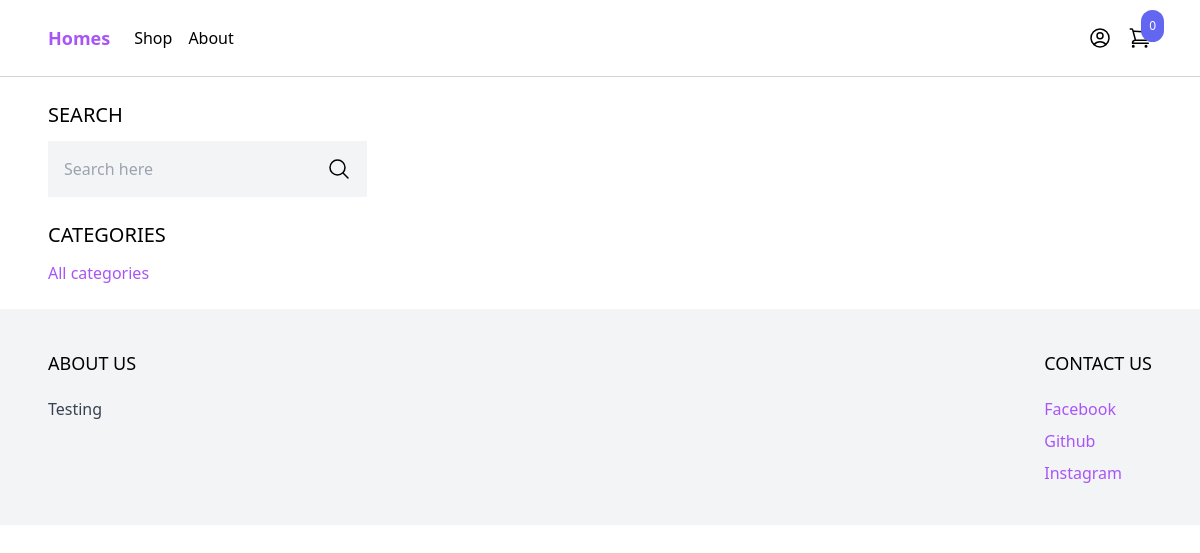
The page /shop/ on the database as committed earlier.
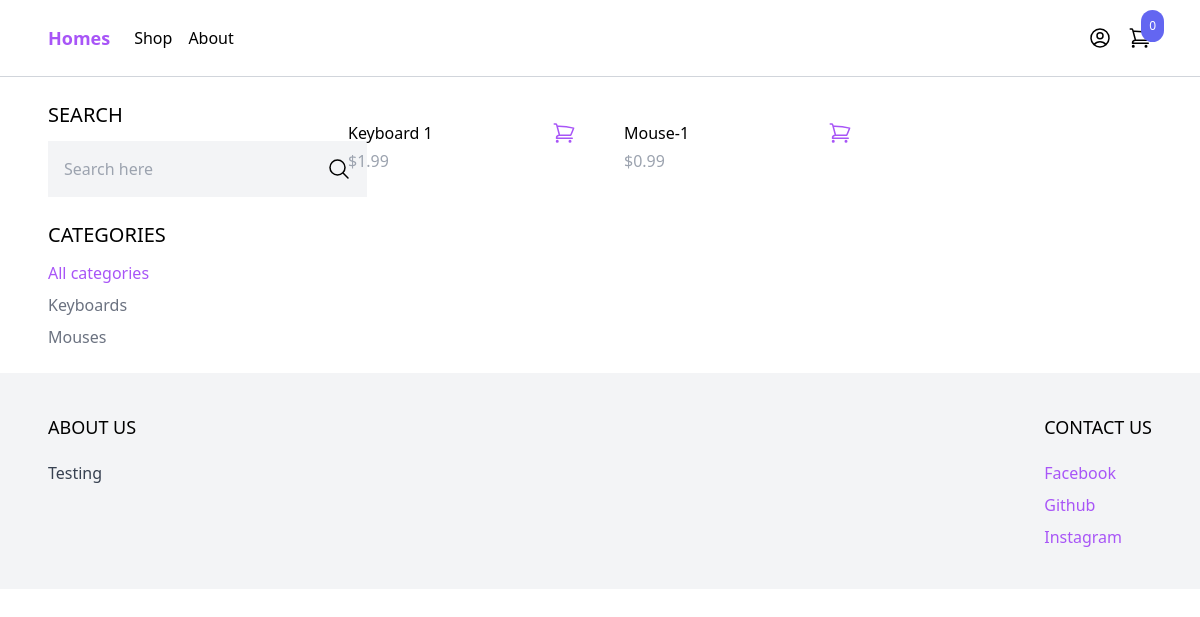
The same page on the database as committed later.
### product/models.py (models this page shows, shortened)
class Category (models.Model):
    name = models.CharField(max_length=50)
    slug = models.SlugField()
    class Meta:
        ordering = ('name',)

class Product(models.Model):
    category = models.ForeignKey(Category, related_name='products', on_delete=models.CASCADE)
    name = models.CharField(max_length=255)
    slug = models.SlugField()
    description = models.TextField(blank=True, null=True)
    price = models.IntegerField()
    created_at = models.DateTimeField(auto_now_add=True)
    image = models.ImageField(upload_to="uploads/", blank=True, null=True)
    thumbnail = models.ImageField(upload_to="uploads/", blank=True, null=True)
    class Meta:
        ordering = ('-created_at',)
    def get_display_price(self):
        return self.price / 100

### ecommerceapp/views.py (the view)
# urls.py: path("shop/", shop, name="shop"),
def shop(request):
    categories = Category.objects.all()
    products = Product.objects.all()
    active_category = request.GET.get('category', '')
    if active_category:
        products = products.filter(category__slug=active_category)
    query = request.GET.get('query', '')
    if query:
        products = products.filter( Q(name__icontains=query) | Q(description__icontains=query) )
    context = {
        'categories': categories,
        'products': products,
        'active_category': active_category
    }
    return render(request, 'shop.html', context)

### Cart/cart.py (called while the page is built)
    def __len__(self):
        return sum(item['quantity'] for item in self.cart.values())

### Cart/context_processors.py (called while the page is built)
def cart(request):
    return {'cart': Cart(request)}

### ecommerceapp/templates/shop.html
{% extends 'base.html'%}
{% block content %}
<div class="max-w-6xl mx-auto flex flex-wrap items-start py-6 px-6 xl:px-0">
    <div class="filters w-full lg:w-1/4">
        <h3 class="mb-3 text-xl uppercase">Search</h3>
        <form method="get" action=".">
            <div class="flex">
                <input type="text" name="query" class="p-4 bg-gray-100 border-0" placeholder="Search here">
                <button class="p-4 bg-gray-100 border-0">
                    <svg xmlns="http://www.w3.org/2000/svg" fill="none" viewBox="0 0 24 24" stroke-width="1.5" stroke="currentColor" class="w-6 h-6">
                        <path stroke-linecap="round" stroke-linejoin="round" d="m21 21-5.197-5.197m0 0A7.5 7.5 0 1 0 5.196 5.196a7.5 7.5 0 0 0 10.607 10.607Z" />
                     </svg>
                </button>
            </div>
        </form>
        <h3 class="mt-6 mb-3 text-xl uppercase">Categories</h3>
        <ul class="space-y-2">
            <li><a href="{% url 'shop' %}" class="{% if not active_category %}text-purple-500{% else %}text-gray-500{% endif %}">All categories</a></li>
            {% for category in categories %}
                <li><a href="{% url 'shop' %}?category={{ category.slug }}" class="{% if category.slug == active_category %}text-purple-500{% else %}text-gray-500{% endif %}">{{ category.name }}</a></li>
            {% endfor %}
        </ul>
    </div>
    <div class="products w-full lg:w-3/4 -mt-4 flex items-center flex-wrap">
        {% for product in products %}
            {% include "partials/product_item_list.html" %}
        {% endfor %}
    </div>
</div>
{% endblock %}

### ecommerceapp/templates/base.html (shortened to what this page needs)
<!DOCTYPE html>
<html>
    <head>
        <link rel="stylesheet" href="">
        <script src="https://cdn.tailwindcss.com"></script>
    </head>
    <body>
        <nav class="border-b border-gray-300">
            <div class="max-w-6xl mx-auto py-2 px-6 xl:px-0 flex items-center justify-between">
                <div class="menu-left flex items-center space-x-6">
                    <a href="{% url 'frontpage' %}" class="py-4 text-lg text-purple-500 font-semibold">Homes</a>
                    <ul class="flex items-center space-x-4">
                        <li><a href="{% url 'shop' %}">Shop</a></li>
                        <li><a href="#">About</a></li>
                    </ul>
                </div>
                <div class="menu-right flex items-center space-x-4">
                    <a href="#">
                    </a>
                    {% include 'cart/menu_cart.html' %}
                </div>
            </div>
        </nav>
        <main>
            {% block content %}
            {% endblock %}
        </main>
        <footer class="bg-gray-100">
            <div class="max-w-6xl mx-auto py-10 px-6 xl:px-0 md:flex justify-between">
                <div class="footer-left mb-12 md:mb-0">
                    <h2 class="mb-5 uppercase text-lg">About us</h2>
                    <p class="text-gray-700">Testing</p>
                </div>
                <div class="footer-right">
                    <h2 class="mb-5 uppercase text-lg">Contact us</h2>
                    <ul class="space-y-2">
                        <li><a href="#" class="text-purple-500" hover:text-purple-800">Facebook</a></li>
                        <li><a href="#" class="text-purple-500" hover:text-purple-800">Github</a></li>
                        <li><a href="#" class="text-purple-500" hover:text-purple-800">Instagram</a></li>
                    </ul>
                </div>
            </div>
        </footer>
    </body>
</html>

### Cart/templates/cart/menu_cart.html (shortened to what this page needs)
<a href="#" id="menu-cart-button" class="relative">
    <span class="p-2 absolute -top-4 -right-3 bg-indigo-500 text-white text-xs rounded-full">{{ cart|length }}</span>
</a>

### product/templates/partials/product_item_list.html (shortened to what this page needs)
<div class="w-full md:w-1/3 xl:w-1/4 p-6">
    <div class="pt-3 flex items-center justify-between">
        <a href="{% url 'product' product.slug %}">{{product.name}}</a>
        <a href="{% url 'product' product.slug %}" class="text-purple-500 hover:text-purple-800">
        </a>
    </div>
    <p class="pt-1 text-gray-400">${{product.get_display_price}}</p>
</div>

Rows that differ between the two databases and show on the page:
added Category: name "Keyboards"
added Category: name "Mouses"
added Product: name "Keyboard 1", get_display_price "1.99"
added Product: name "Mouse-1", get_display_price "0.99"
